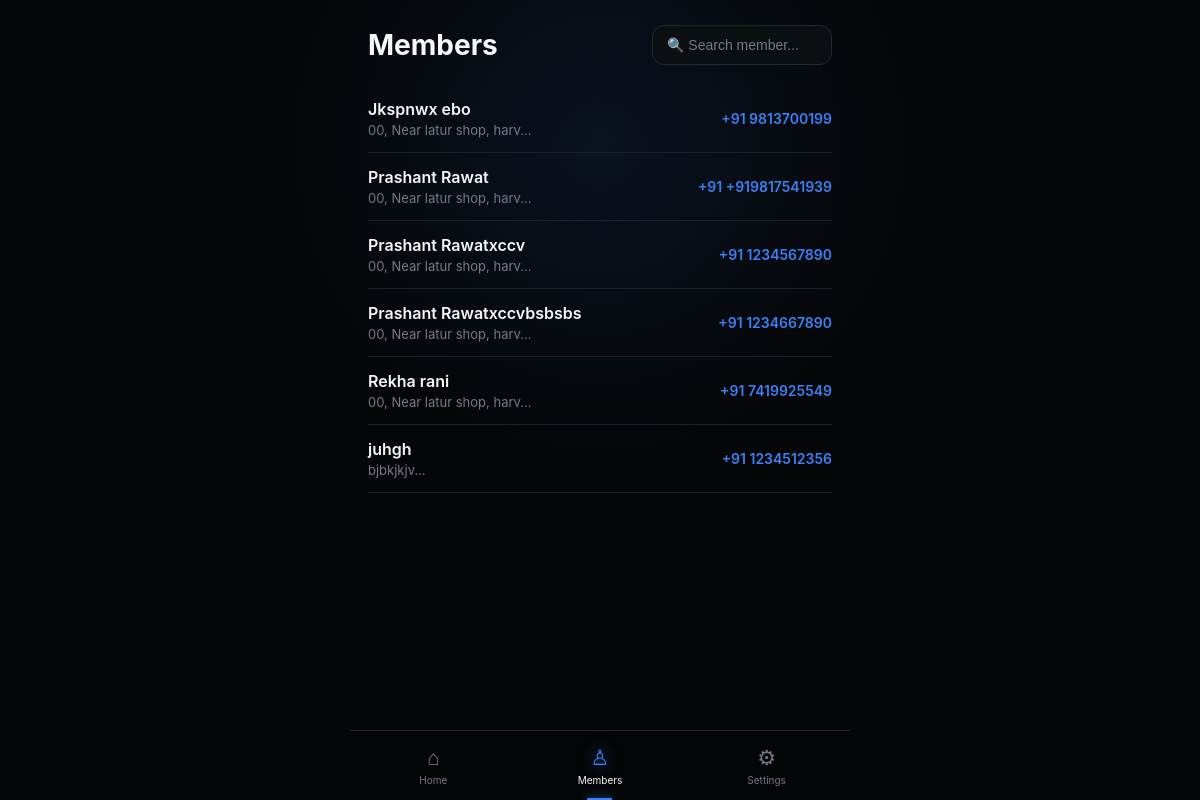
Page /members (signed in) on the earlier database version.
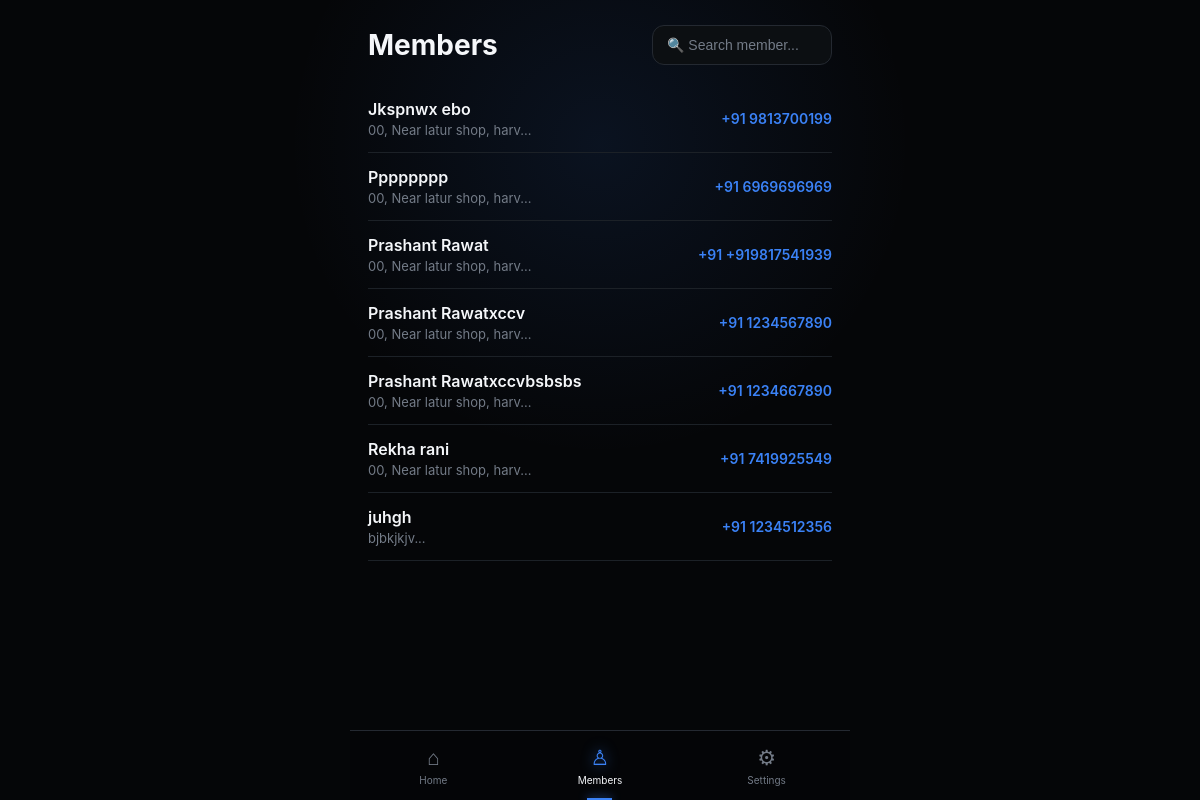
Same page on the later database version.
### models.py (models this page shows)
class Member(db.Model):
    __tablename__ = "member"
    __table_args__ = (
        db.UniqueConstraint(
            "owner_id",
            "name",
            name="uq_owner_member_name"
        ),
    )
    id = db.Column(db.Integer, primary_key=True)
    owner_id = db.Column(
        db.Integer,
        db.ForeignKey("gym_owner.id"),
        nullable=False
    )
    name = db.Column(db.String(100), nullable=False)
    address = db.Column(db.String(150), nullable=False)
    phone = db.Column(db.String(15),nullable=False)
    join_date = db.Column(db.Date,nullable=False)
    notes = db.Column(db.Text)
    active = db.Column(db.Boolean, default=True)

### main.py (the view)
@app.route("/members",methods=['GET'])
@login_required
def members():
  members = current_user.members
  return render_template("members.html", members=members)

### main.py (called while the page is built)
@login_manager.user_loader
def load_user(user_id):
   return GymOwner.query.get(int(user_id))

### templates/members.html (shortened to what this page needs)
<!doctype html>
<html lang="en">
  <head>
  </head>
  <body>
    <div class="app">
      <div class="header">
        <h1>Members</h1>
        <input id="search"
            type="text"
            placeholder="🔍 Search member...">
      </div>
      {% for member in members %}
      <a href="/members/{{member.id}}" class="member">
        <div class="member-info">
            <div class="name">{{member.name}}</div>
            <div class="address">
                {{member.address[:25]}}...
            </div>
        </div>
        <div class="phone">
            +91 {{member.phone}}
        </div>
      </a>
      {% endfor %}
    <nav class="bottom-nav">
      <a href="/" class="nav-item " onclick="selectNav(this, 'Home')">
        <div class="nav-icon">⌂</div>
        <span> Home </span>
      </a>
      <a href="/members" class="nav-item active" onclick="selectNav(this, 'Members')">
        <div class="nav-icon">♙</div>
        <span> Members </span>
      </a>
      <a href="/settings" class="nav-item" onclick="selectNav(this, 'Settings')">
        <div class="nav-icon">⚙</div>
        <span> Settings </span>
      </a>
    </nav>
  </body>
</html>

### templates/members.html (style rules this page uses)
* { margin: 0; padding: 0; box-sizing: border-box; -webkit-tap-highlight-color: transparent; }
:root { --bg: #050608; --white: #f5f7fa; --muted: #737b87; --blue: #3b82f6; --green: #22c55e; --border: #20242b; --card: #0c0f12; --card2: #050505; --card3: #000000; --activity: #11151a; --navbg: rgba(5, 6, 8, 0.94); --iconbg: #15191e; --line: #1c2127; --cardborder: #242931; }
html { background: var(--bg); }
body { background: radial-gradient( circle at 50% 18%, rgba(59, 130, 246, 0.1), transparent 35% ), var(--bg); color: var(--white); transition: background 0.35s, color 0.35s; font-family: -apple-system, BlinkMacSystemFont, "Segoe UI", Roboto, Arial, sans-serif; min-height: 100vh; overflow-x: hidden; }
.app { width: 100%; max-width: 500px; margin: auto; padding: 25px 18px 110px; }
.header { display:flex; align-items:center; gap:12px; margin-bottom:20px; }
.header h1 { font-size:28px; font-weight:700; }
#search { margin-left:auto; width:180px; height:40px; border:none; outline:none; border-radius:12px; padding:0 14px; background:var(--card); color:var(--white); border:1px solid var(--cardborder); font-size:14px; }
#search::placeholder { color:var(--muted); }
.member { display:flex; align-items:center; justify-content:space-between; text-decoration:none; color:inherit; padding:14px 0; border-bottom:1px solid var(--line); transition:.15s; }
.member-info { flex:1; min-width:0; }
.name { font-size:16px; font-weight:600; color:var(--white); }
.address { margin-top:3px; color:var(--muted); font-size:13px; overflow:hidden; text-overflow:ellipsis; white-space:nowrap; }
.phone { margin-left:18px; font-size:14px; font-weight:600; color:var(--blue); white-space:nowrap; }
.bottom-nav { position: fixed; z-index: 100; left: 0; right: 0; bottom: 0; max-width: 500px; height: 70px; margin: auto; background: var(--navbg); border-top: 1px solid var(--cardborder); backdrop-filter: blur(18px); display: flex; justify-content: space-around; }
.nav-item { width: 33.33%; border: none; background: transparent; color: var(--muted); display: flex; flex-direction: column; justify-content: center; align-items: center; gap: 4px; position: relative; cursor: pointer; text-decoration:none; }
.nav-icon { font-size: 21px; }
.nav-item span { font-size: 10px; }
.nav-item.active { color: var(--white); }
.nav-item.active .nav-icon { color: var(--blue); text-shadow: 0 0 14px rgba(59, 130, 246, 0.8); }
.nav-item.active::after { content: ""; position: absolute; bottom: 0; width: 25px; height: 2px; background: var(--blue); box-shadow: 0 0 10px var(--blue); }

Differences in the rows shown:
added Member: name "Pppppppp", address "00, Near latur shop, harv", phone "6969696969"
